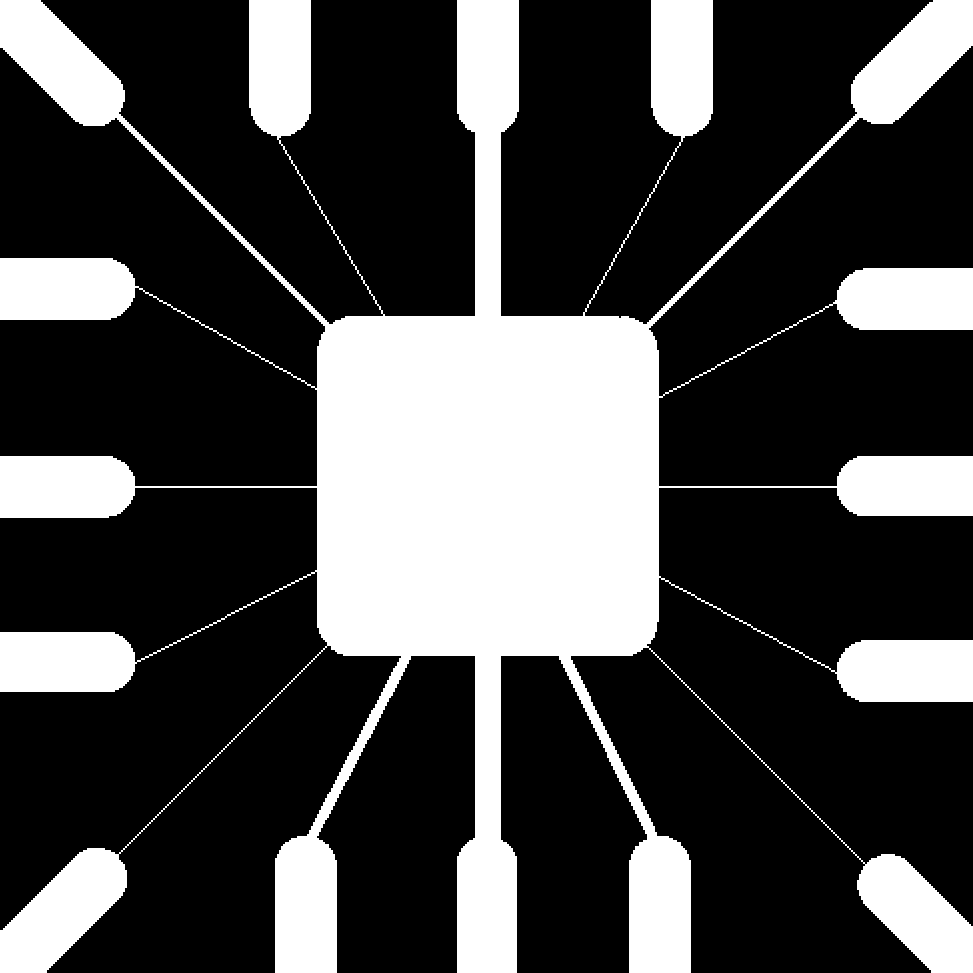
#> input picture Lab 7/inpimage.jpg, 973 x 973 px
$ jupyter execute Lab7.ipynb
#> lines starting #> are read from the running program, lines starting #| are printed output that depends on the picture; after the words box and inside, x2 and y2 are one past the last pixel; in counts of white or black regions, pixels touching at a corner belong together
## Morphological Image Processing

Morphological operations process images based on their shape. These operations are typically applied to binary or grayscale images for noise removal, object detection, and shape analysis.

### Erosion
Erosion removes pixels from the boundaries of objects, shrinking the foreground.

**Equation**:
$$ (A \circ B)(x, y) = \min\limits_{(u,v) \in B} A(x-u, y-v) $$

### Dilation
Dilation adds pixels to the boundaries of objects, expanding the foreground.

**Equation**:
$$ (A \oplus B)(x, y) = \max\limits_{(u,v) \in B} A(x+u, y+v) $$

### Opening
Opening is an erosion followed by dilation. It removes small objects and noise.

**Equation**:
$$ A \circ B = (A \circ B) \oplus B $$

### Closing
Closing is a dilation followed by erosion. It fills small holes and gaps in objects.

**Equation**:
$$ A \bullet B = (A \oplus B) \circ B $$

These operations help in improving the quality and clarity of images for further analysis.

[cell 1]
import numpy as np
import cv2 as cv
from matplotlib import pyplot as plt


img = cv.imread('inpimage.jpg', 0)
#> img: shape (973, 973); 28.1% white; 1 white region, box (x1, y1, x2, y2) and area: (0, 0, 973, 973) 265583

kernel = np.ones((5, 5), np.uint8)

erosion = cv.erode(img, kernel, iterations=1)
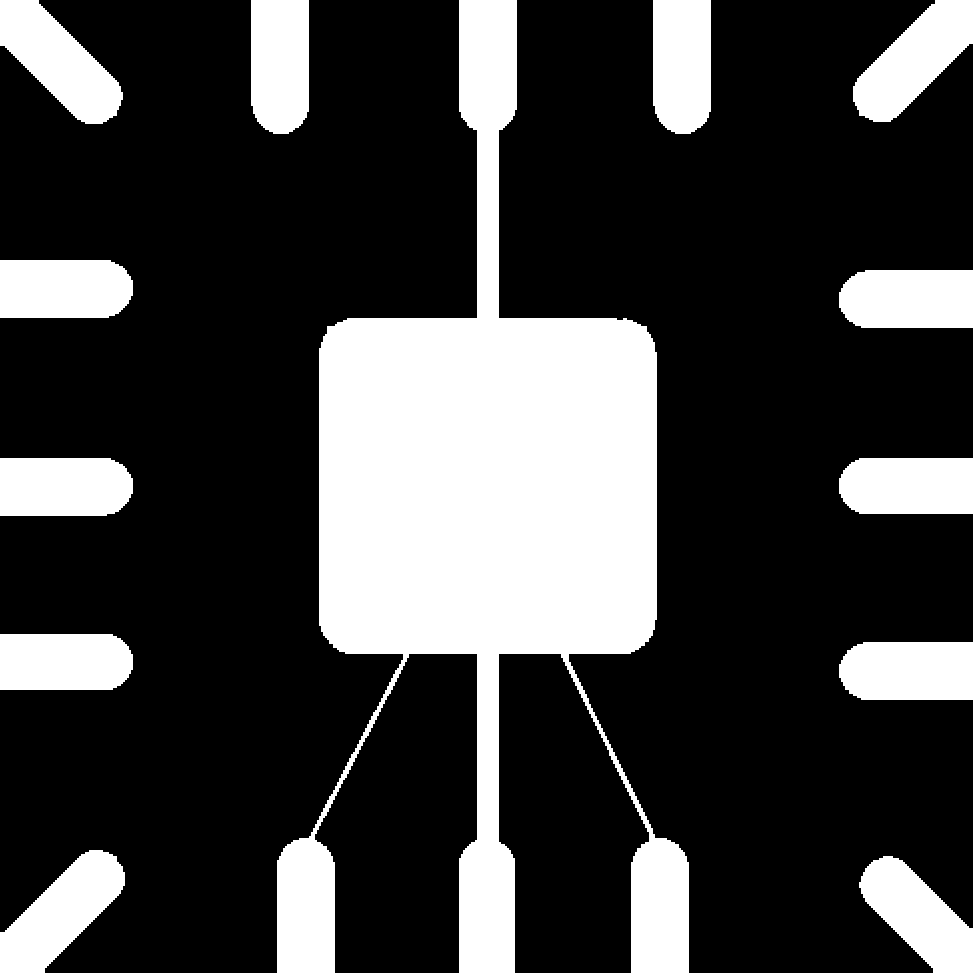
#> erosion: shape (973, 973); 25.5% white; 13 white regions, largest, box (x1, y1, x2, y2) and area: (277, 0, 689, 973) 152048, (0, 850, 125, 973) 7961, (0, 0, 123, 124) 7906

dilation = cv.dilate(img, kernel, iterations=1)
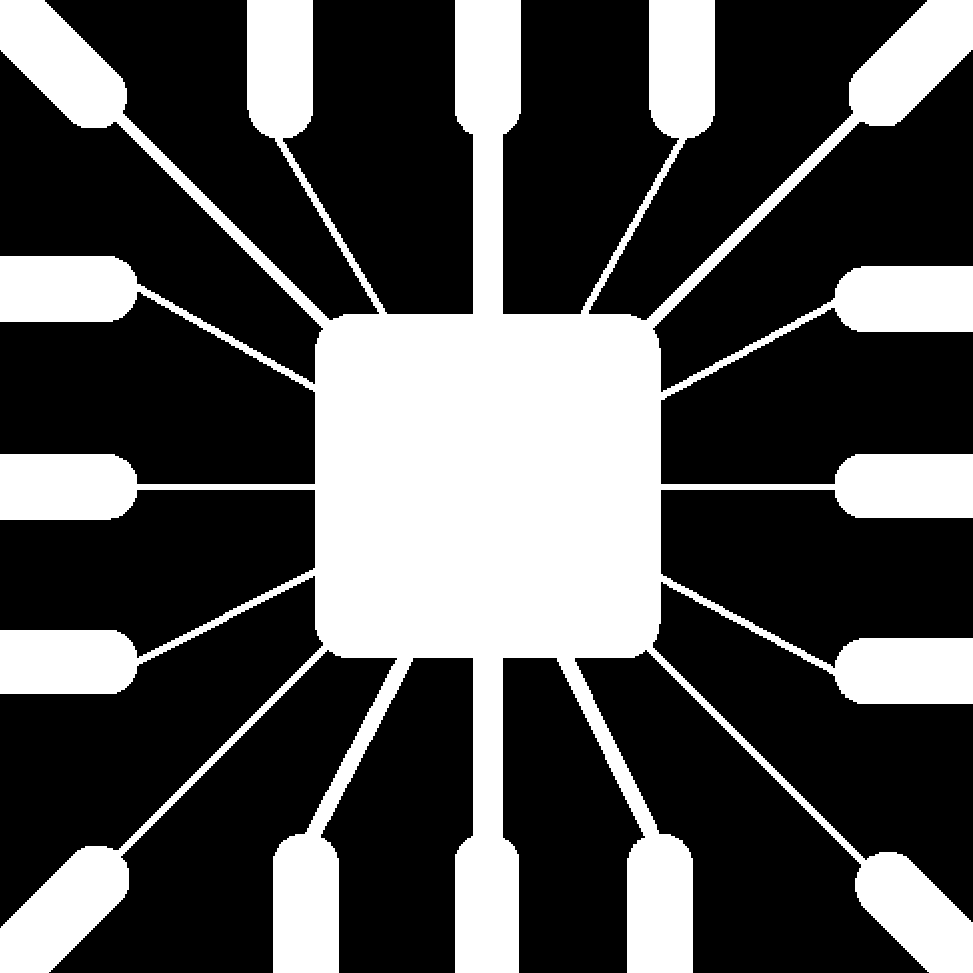
#> dilation: shape (973, 973); 31.4% white; 1 white region, box (x1, y1, x2, y2) and area: (0, 0, 973, 973) 297419

opening = cv.morphologyEx(img, cv.MORPH_OPEN, kernel)
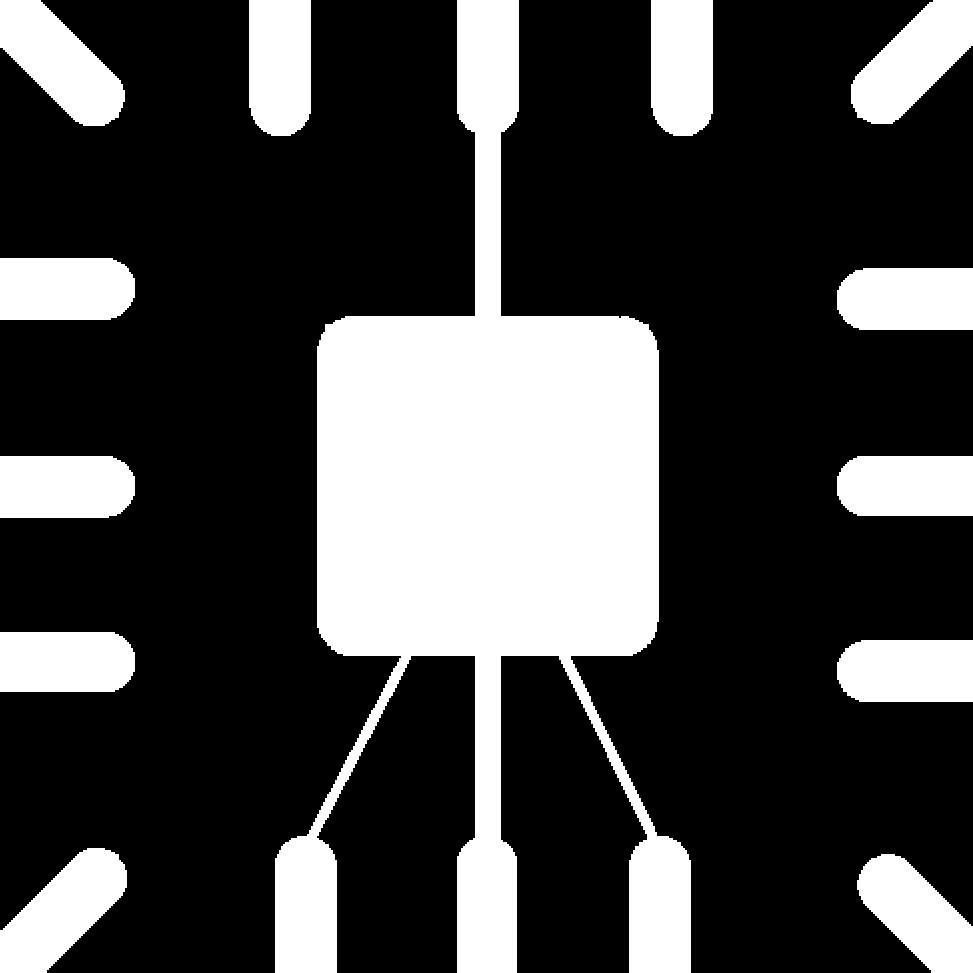
#> opening: shape (973, 973); 27.3% white; 13 white regions, largest, box (x1, y1, x2, y2) and area: (275, 0, 691, 973) 160792, (0, 848, 127, 973) 8785, (0, 0, 125, 126) 8728

closing = cv.morphologyEx(img, cv.MORPH_CLOSE, kernel)
#> closing: shape (973, 973); 28.1% white; 1 white region, box (x1, y1, x2, y2) and area: (0, 0, 973, 973) 265767

plt.figure(figsize=(15, 12))

plt.subplot(3, 2, 1), plt.imshow(img, cmap='gray'), plt.title('Original Image')
plt.subplot(3, 2, 2), plt.imshow(erosion, cmap='gray'), plt.title('Erosion')
plt.subplot(3, 2, 3), plt.imshow(dilation, cmap='gray'), plt.title('Dilation')
plt.subplot(3, 2, 4), plt.imshow(opening, cmap='gray'), plt.title('Opening')
plt.subplot(3, 2, 5), plt.imshow(closing, cmap='gray'), plt.title('Closing')

for i in range(1, 6):
    plt.subplot(3, 2, i).axis('off')

plt.tight_layout()
plt.show()
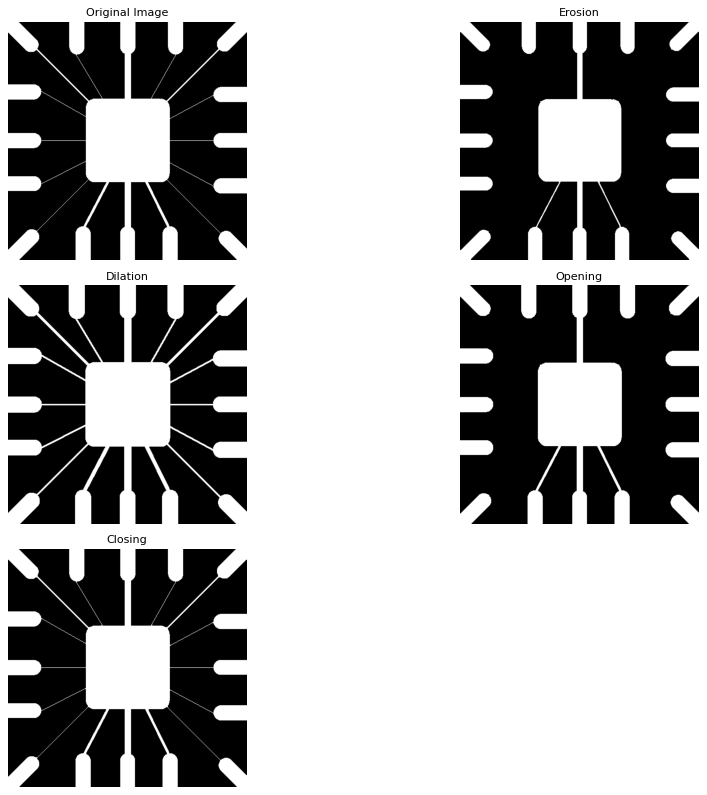
#> figure drawn by matplotlib, 5 panels
